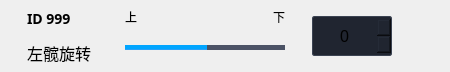
<?xml version="1.0" encoding="UTF-8"?>
<ui version="4.0">
 <class>ServoForm</class>
 <widget class="QWidget" name="ServoForm">
  <property name="geometry">
   <rect>
    <x>0</x>
    <y>0</y>
    <width>450</width>
    <height>72</height>
   </rect>
  </property>
  <property name="sizePolicy">
   <sizepolicy hsizetype="Minimum" vsizetype="Preferred">
    <horstretch>0</horstretch>
    <verstretch>0</verstretch>
   </sizepolicy>
  </property>
  <property name="minimumSize">
   <size>
    <width>450</width>
    <height>72</height>
   </size>
  </property>
  <property name="maximumSize">
   <size>
    <width>450</width>
    <height>72</height>
   </size>
  </property>
  <property name="windowTitle">
   <string>Form</string>
  </property>
  <layout class="QHBoxLayout" name="horizontalLayout_2">
   <property name="spacing">
    <number>0</number>
   </property>
   <property name="leftMargin">
    <number>0</number>
   </property>
   <property name="topMargin">
    <number>0</number>
   </property>
   <property name="rightMargin">
    <number>0</number>
   </property>
   <property name="bottomMargin">
    <number>0</number>
   </property>
   <item>
    <widget class="QWidget" name="widget" native="true">
     <property name="sizePolicy">
      <sizepolicy hsizetype="Minimum" vsizetype="Preferred">
       <horstretch>0</horstretch>
       <verstretch>0</verstretch>
      </sizepolicy>
     </property>
     <property name="minimumSize">
      <size>
       <width>450</width>
       <height>72</height>
      </size>
     </property>
     <property name="maximumSize">
      <size>
       <width>450</width>
       <height>72</height>
      </size>
     </property>
     <property name="styleSheet">
      <string notr="true"/>
     </property>
     <layout class="QHBoxLayout" name="horizontalLayout_3">
      <property name="spacing">
       <number>0</number>
      </property>
      <property name="leftMargin">
       <number>0</number>
      </property>
      <property name="topMargin">
       <number>2</number>
      </property>
      <property name="rightMargin">
       <number>0</number>
      </property>
      <property name="bottomMargin">
       <number>2</number>
      </property>
      <item>
       <spacer name="horizontalSpacer">
        <property name="orientation">
         <enum>Qt::Horizontal</enum>
        </property>
        <property name="sizeType">
         <enum>QSizePolicy::Maximum</enum>
        </property>
        <property name="sizeHint" stdset="0">
         <size>
          <width>20</width>
          <height>20</height>
         </size>
        </property>
       </spacer>
      </item>
      <item>
       <layout class="QVBoxLayout" name="verticalLayout">
        <property name="spacing">
         <number>0</number>
        </property>
        <property name="sizeConstraint">
         <enum>QLayout::SetMinAndMaxSize</enum>
        </property>
        <property name="topMargin">
         <number>0</number>
        </property>
        <property name="bottomMargin">
         <number>0</number>
        </property>
        <item>
         <widget class="QLabel" name="servoId">
          <property name="sizePolicy">
           <sizepolicy hsizetype="Minimum" vsizetype="Preferred">
            <horstretch>0</horstretch>
            <verstretch>0</verstretch>
           </sizepolicy>
          </property>
          <property name="minimumSize">
           <size>
            <width>71</width>
            <height>0</height>
           </size>
          </property>
          <property name="maximumSize">
           <size>
            <width>71</width>
            <height>16777215</height>
           </size>
          </property>
          <property name="styleSheet">
           <string notr="true">font: bold 14px Microsoft YaHei;
</string>
          </property>
          <property name="text">
           <string>ID 999</string>
          </property>
          <property name="textFormat">
           <enum>Qt::AutoText</enum>
          </property>
          <property name="alignment">
           <set>Qt::AlignLeading|Qt::AlignLeft|Qt::AlignVCenter</set>
          </property>
         </widget>
        </item>
        <item>
         <widget class="QLabel" name="servoName">
          <property name="sizePolicy">
           <sizepolicy hsizetype="Minimum" vsizetype="Preferred">
            <horstretch>0</horstretch>
            <verstretch>0</verstretch>
           </sizepolicy>
          </property>
          <property name="minimumSize">
           <size>
            <width>0</width>
            <height>0</height>
           </size>
          </property>
          <property name="maximumSize">
           <size>
            <width>71</width>
            <height>16777215</height>
           </size>
          </property>
          <property name="styleSheet">
           <string notr="true">font: 12pt;</string>
          </property>
          <property name="text">
           <string>左髋旋转</string>
          </property>
          <property name="alignment">
           <set>Qt::AlignLeading|Qt::AlignLeft|Qt::AlignVCenter</set>
          </property>
         </widget>
        </item>
       </layout>
      </item>
      <item>
       <spacer name="horizontalSpacer_2">
        <property name="orientation">
         <enum>Qt::Horizontal</enum>
        </property>
        <property name="sizeType">
         <enum>QSizePolicy::Minimum</enum>
        </property>
        <property name="sizeHint" stdset="0">
         <size>
          <width>20</width>
          <height>20</height>
         </size>
        </property>
       </spacer>
      </item>
      <item>
       <layout class="QVBoxLayout" name="verticalLayout_2" stretch="0,3">
        <property name="spacing">
         <number>0</number>
        </property>
        <property name="topMargin">
         <number>0</number>
        </property>
        <property name="bottomMargin">
         <number>0</number>
        </property>
        <item>
         <layout class="QHBoxLayout" name="horizontalLayout">
          <property name="spacing">
           <number>0</number>
          </property>
          <item>
           <widget class="QLabel" name="upLabel">
            <property name="sizePolicy">
             <sizepolicy hsizetype="Preferred" vsizetype="Maximum">
              <horstretch>0</horstretch>
              <verstretch>0</verstretch>
             </sizepolicy>
            </property>
            <property name="text">
             <string>上</string>
            </property>
           </widget>
          </item>
          <item>
           <widget class="QLabel" name="downLabel">
            <property name="sizePolicy">
             <sizepolicy hsizetype="Preferred" vsizetype="Maximum">
              <horstretch>0</horstretch>
              <verstretch>0</verstretch>
             </sizepolicy>
            </property>
            <property name="text">
             <string>下</string>
            </property>
            <property name="alignment">
             <set>Qt::AlignRight|Qt::AlignTrailing|Qt::AlignVCenter</set>
            </property>
           </widget>
          </item>
         </layout>
        </item>
        <item>
         <widget class="QSlider" name="changeServoSlider">
          <property name="sizePolicy">
           <sizepolicy hsizetype="Minimum" vsizetype="Fixed">
            <horstretch>0</horstretch>
            <verstretch>0</verstretch>
           </sizepolicy>
          </property>
          <property name="minimumSize">
           <size>
            <width>160</width>
            <height>30</height>
           </size>
          </property>
          <property name="maximumSize">
           <size>
            <width>160</width>
            <height>30</height>
           </size>
          </property>
          <property name="styleSheet">
           <string notr="true">QSlider{
border-color:#4B5265;
}
QSlider::groove:horizontal {                                
     border: 1px solid #999999;                             
     height: 3px;                                           
     margin: 0px 0;                                         
}
/*
QSlider::handle:horizontal {                                                        
     border-image:  url(:/res/images/jointAdjustment/ic_arthritis_silde_p.png);
     width: 20px;
	 height:20px;                                           
     margin: 0px 2px 0px 2px;                 
} */
QSlider::add-page:horizontal{
background: qlineargradient(spread:pad, x1:0, y1:1, x2:0, y2:0, stop:0 #4B5265, stop:0.25 #4B5265, stop:0.5 #4B5265, stop:1 #4B5265); 
}
QSlider::sub-page:horizontal{                               
 background: qlineargradient(spread:pad, x1:0, y1:1, x2:0, y2:0, stop:0 #439cf3, stop:0.25 #00A5FF, stop:0.5 #00A5FF, stop:1 #00A5FF);                     
}

QSlider::handle:horizontal {
    height: 20px;
    width: 20px;
    margin-top: -8px;
    margin-bottom: -8px;
	margin-left:-3px;
	margin-right:-3px;
    border-image: url(:/res/images/jointAdjustment/ic_arthritis_silde.png);
}

QSlider::handle:horizontal:hover {
    height: 20px;
    width: 20px;
    margin-top: -8px;
    margin-bottom: -8px;
	margin-left:-3px;
	margin-right:-3px;
    border-image: url(:/res/images/jointAdjustment/ic_arthritis_silde_p.png);
}</string>
          </property>
          <property name="minimum">
           <number>-999</number>
          </property>
          <property name="maximum">
           <number>999</number>
          </property>
          <property name="orientation">
           <enum>Qt::Horizontal</enum>
          </property>
         </widget>
        </item>
       </layout>
      </item>
      <item>
       <spacer name="horizontalSpacer_3">
        <property name="orientation">
         <enum>Qt::Horizontal</enum>
        </property>
        <property name="sizeType">
         <enum>QSizePolicy::Minimum</enum>
        </property>
        <property name="sizeHint" stdset="0">
         <size>
          <width>20</width>
          <height>20</height>
         </size>
        </property>
       </spacer>
      </item>
      <item>
       <widget class="SpinBox" name="servoAngle">
        <property name="minimumSize">
         <size>
          <width>80</width>
          <height>40</height>
         </size>
        </property>
        <property name="maximumSize">
         <size>
          <width>80</width>
          <height>40</height>
         </size>
        </property>
        <property name="autoFillBackground">
         <bool>false</bool>
        </property>
        <property name="styleSheet">
         <string notr="true">QSpinBox

{
	font:12pt;
	background-color: #202530;
    border: 1px solid #3B4352;
    border-radius: 2px;
}

QSpinBox::up-button
{
	background-image:url(:/res/images/jointAdjustment/ic_arrows_up.png);
	height: 20px;
	width:20px
	
}
QSpinBox::up-button:hover
{
	background-image:url(:/res/images/jointAdjustment/ic_arrows_up_highlight.png);
	height: 20px;
	width:20px
	
}
QSpinBox::down-button{
	background-image:url(:/res/images/jointAdjustment/ic_arrows_down.png);
    height: 20px;
	width: 20px
}
QSpinBox::down-button:hover{
	background-image:url(:/res/images/jointAdjustment/ic_arrows_down_highlight.png);
    height: 20px;
	width: 20px
}

</string>
        </property>
        <property name="alignment">
         <set>Qt::AlignCenter</set>
        </property>
        <property name="minimum">
         <number>-999</number>
        </property>
        <property name="maximum">
         <number>999</number>
        </property>
       </widget>
      </item>
      <item>
       <spacer name="horizontalSpacer_4">
        <property name="orientation">
         <enum>Qt::Horizontal</enum>
        </property>
        <property name="sizeType">
         <enum>QSizePolicy::Minimum</enum>
        </property>
        <property name="sizeHint" stdset="0">
         <size>
          <width>10</width>
          <height>20</height>
         </size>
        </property>
       </spacer>
      </item>
      <item>
       <widget class="QPushButton" name="lockBtn">
        <property name="sizePolicy">
         <sizepolicy hsizetype="Minimum" vsizetype="Minimum">
          <horstretch>0</horstretch>
          <verstretch>0</verstretch>
         </sizepolicy>
        </property>
        <property name="minimumSize">
         <size>
          <width>20</width>
          <height>20</height>
         </size>
        </property>
        <property name="maximumSize">
         <size>
          <width>20</width>
          <height>20</height>
         </size>
        </property>
        <property name="styleSheet">
         <string notr="true">border:none;</string>
        </property>
        <property name="iconSize">
         <size>
          <width>18</width>
          <height>18</height>
         </size>
        </property>
       </widget>
      </item>
      <item>
       <spacer name="horizontalSpacer_6">
        <property name="orientation">
         <enum>Qt::Horizontal</enum>
        </property>
        <property name="sizeType">
         <enum>QSizePolicy::Minimum</enum>
        </property>
        <property name="sizeHint" stdset="0">
         <size>
          <width>10</width>
          <height>20</height>
         </size>
        </property>
       </spacer>
      </item>
     </layout>
    </widget>
   </item>
  </layout>
 </widget>
 <customwidgets>
  <customwidget>
   <class>SpinBox</class>
   <extends>QSpinBox</extends>
   <header>spinbox.h</header>
  </customwidget>
 </customwidgets>
 <resources/>
 <connections/>
</ui>
